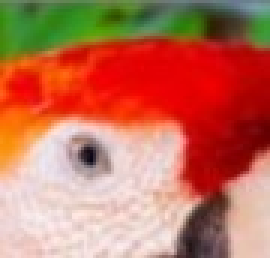
#> input picture nitin.jpg, 90 x 86 px (shown 3 times larger)
$ python mmm.py
#> lines starting #> are read from the running program, lines starting #| are printed output that depends on the picture
import random
from random import seed
import cv2

seed(1)
img_name = input("Enter image name (with extension): ")
#> the answer given: nitin.jpg
img = cv2.imread(img_name)
#> img is the input picture: shape (86, 90, 3); mean B, G, R 89.6, 112.6, 190.9
img2 = cv2.resize(img, (300, 300))
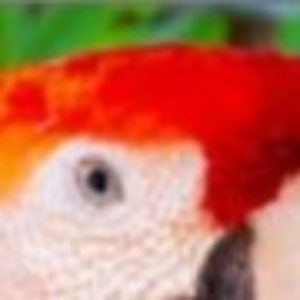
#> img2: shape (300, 300, 3); mean B, G, R 89.5, 112.5, 190.7
cv2.imshow("original image", img2)

img3 = img2.copy()
l1 = []
for i in range(0, 256, 1):
    l1.append(i)

list1 = []
for i in range(0, 256, 1):
    inp = random.random()
    list1.append(inp)
list1.sort()


def my_function(x):
    return (random.random())


list2 = []
for i in list1:
    list2.append(my_function(i))
list3 = list2.copy()
list3.sort()

list4 = []
for i in list2:
    opt = list3.index(i)
    list4.append(opt)

m, n, p = img2.shape
#> m = 300; n = 300; p = 3
for i in range(0, m, 1):
    for j in range(0, n, 1):
        for k in range(0, p, 1):
            o = img3[i][j][k]
            img3[i][j][k] = list4[o]
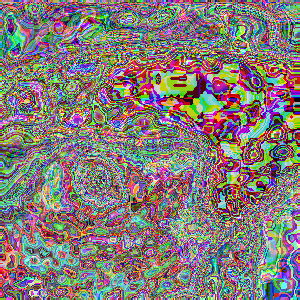
#> img3: shape (300, 300, 3); mean B, G, R 119.8, 122.3, 131.7
cv2.imshow("substituted image", img3)

""" REVERSE """
img4 = img3.copy()
for x in range(0, m, 1):
    for y in range(0, n, 1):
        for z in range(0, p, 1):
            w = img4[x][y][z]
#> (the run stopped early here; a loop or call above may not have finished)
